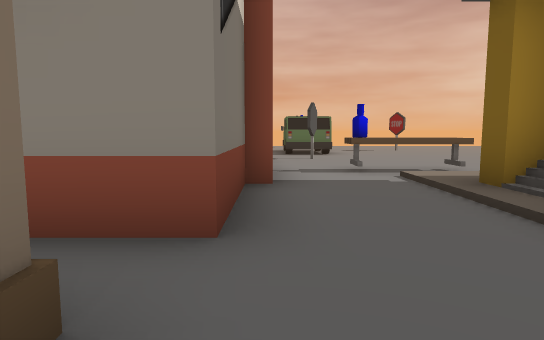
[1] (above)

16 first-person views from a walk through a scene from a Unity 3-D project. The camera is 1.3 m above the floor, tilts 6° down and sees 75° across. The floor is counted in squares, 2 m on a side. Each view is taken from the middle of a square. On the plan, view 1 faces up. The plan holds only what a view shows up to about 10 squares ahead; the rest is blank. The place goes on beyond the plan. The player character is not drawn.

[2]
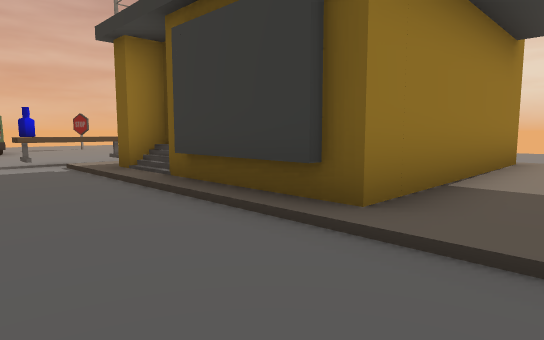

[3]
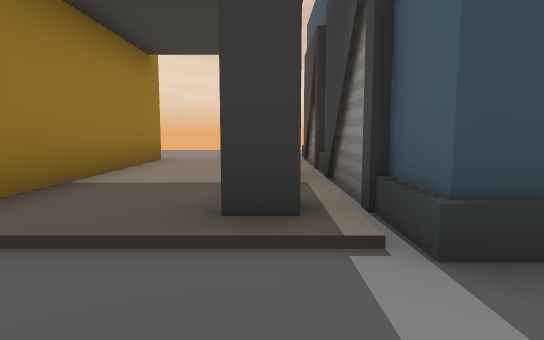

[4]
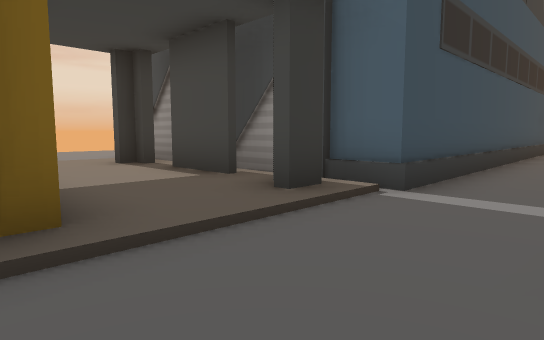

[5]
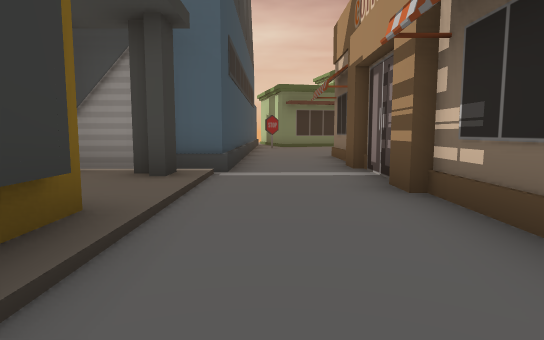

[6]
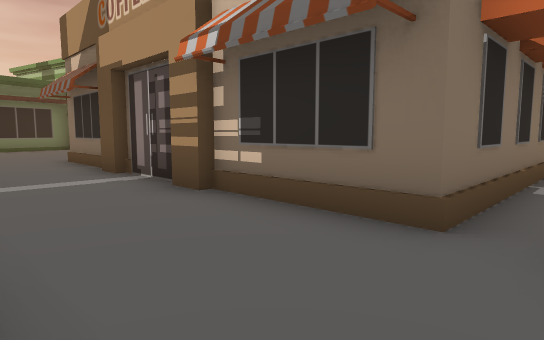

[7]
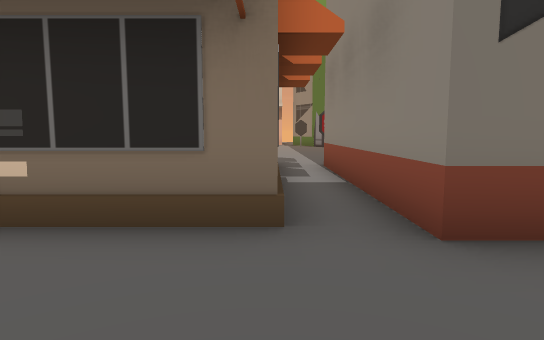

[8]
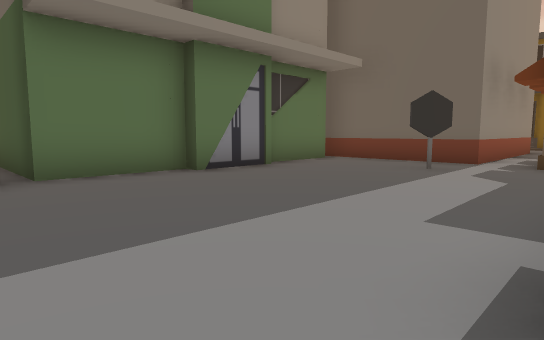

[9]
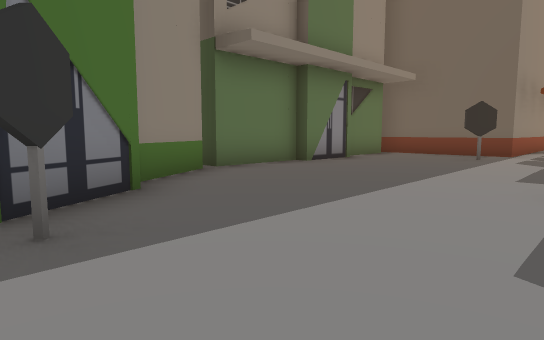

[10]
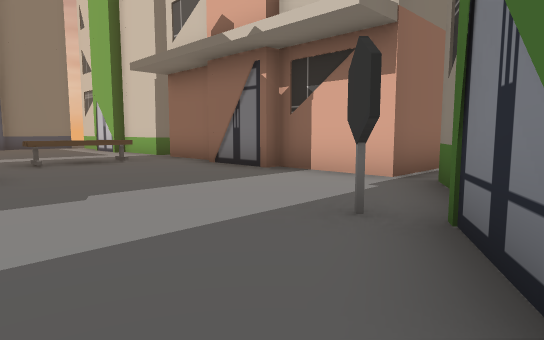

[11]
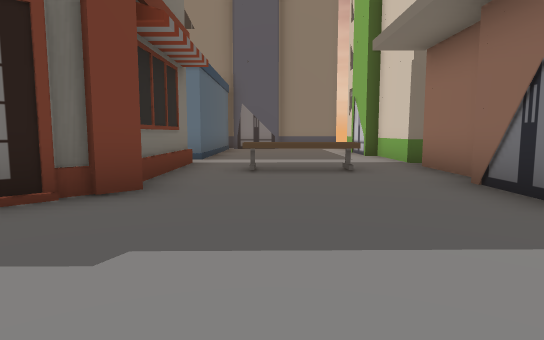

[12]
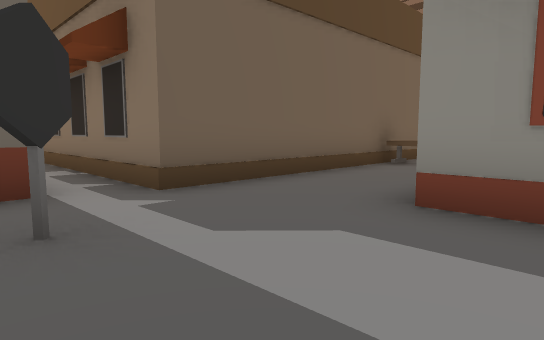

[13]
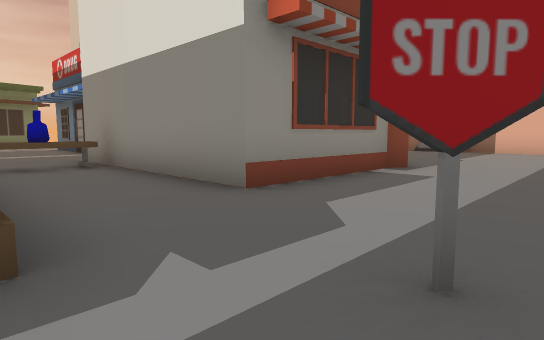

[14]
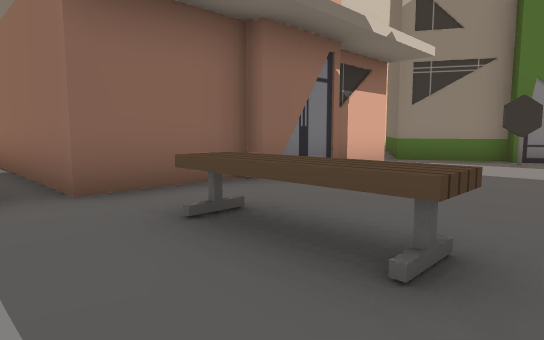

[15]
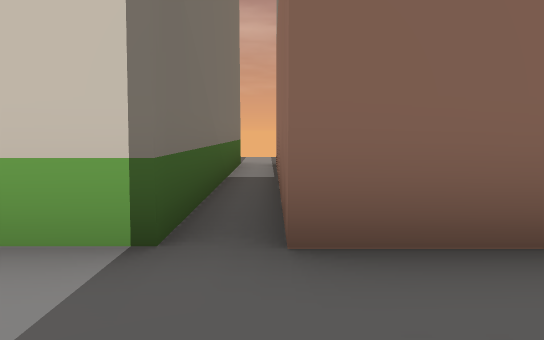

[16]
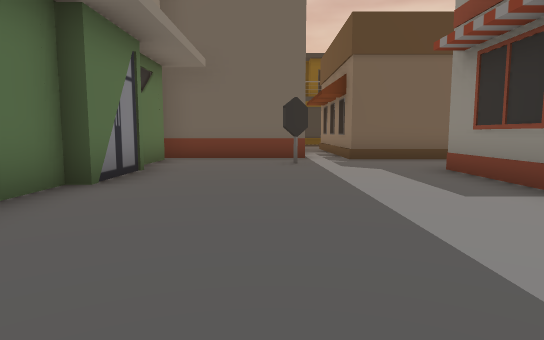

### Floor plan
Key: @ floor where view 1 was taken; # wall or solid block; . main floor; : floor 0.25 m higher than the main floor; / step, stairs or slope; ^ raised ledge; B bench; U building; O other object.
Columns run from 23 left of view 1 to 10 right of it. Each row starts with its distance up from view 1.
 12                         O
 11                         O
 10                        ......
  9                        .#....
  8           U            ......
  7           U            .....
  6           UUUUUUU.U     .BB.
  5         UU........U    U./:
  4        U..........U   U../#
  3     UUUO.......O..UUUUU../#
  2    ...O.........O......../#
  1   UUU............######../#
  0     U......###^..#    #@./##### ..
 -1     U.....#   #..#    #../:::::/..
 -2     U....#    #..#    #../:::::/
 -3     U....#    #..#    #../###:#/..
 -4     U.BB.#    ^BB#    #..UUUUUUUUU
 -5 UUUUU....#    #..#    #..U
 -6 UUUUU.....    ...#    #..U

Where each view was taken, in squares from view 1:
view 1: 0 up, 0 right, facing up
view 2: 2 down, 0 right, facing up-right
view 3: 3 down, 0 right, facing right
view 4: 0 up, 0 right, facing down-right
view 5: 2 up, 1 right, facing down
view 6: 2 up, 2 right, facing down-left
view 7: 1 up, 2 right, facing left
view 8: 0 up, 14 left, facing up-right
view 9: 0 up, 17 left, facing up-right
view 10: 4 up, 14 left, facing down-left
view 11: 2 up, 16 left, facing down
view 12: 3 up, 10 left, facing down-right
view 13: 3 up, 6 left, facing down-left
view 14: 6 down, 15 left, facing up-left
view 15: 5 down, 17 left, facing left
view 16: 3 up, 15 left, facing right
